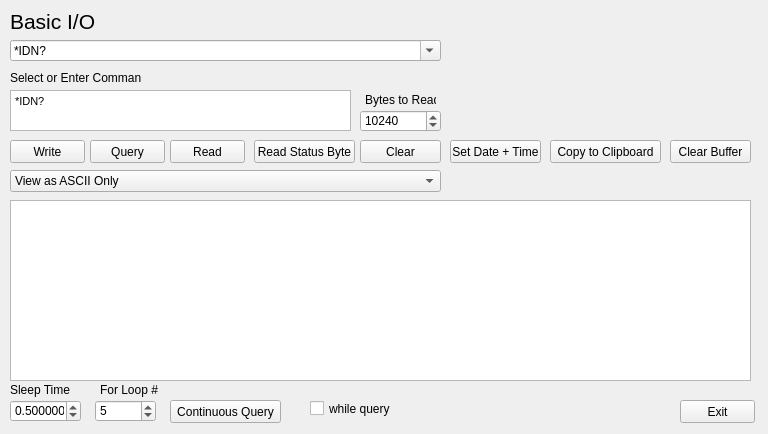
<?xml version="1.0" encoding="UTF-8"?>
<ui version="4.0">
 <class>Widget</class>
 <widget class="QWidget" name="Widget">
  <property name="geometry">
   <rect>
    <x>0</x>
    <y>0</y>
    <width>768</width>
    <height>434</height>
   </rect>
  </property>
  <property name="windowTitle">
   <string>Form</string>
  </property>
  <widget class="QLabel" name="commandLabel">
   <property name="geometry">
    <rect>
     <x>10</x>
     <y>70</y>
     <width>131</width>
     <height>16</height>
    </rect>
   </property>
   <property name="text">
    <string>Select or Enter Command</string>
   </property>
  </widget>
  <widget class="QPushButton" name="readButton">
   <property name="geometry">
    <rect>
     <x>170</x>
     <y>140</y>
     <width>75</width>
     <height>23</height>
    </rect>
   </property>
   <property name="text">
    <string>Read</string>
   </property>
  </widget>
  <widget class="QPushButton" name="cbButton">
   <property name="geometry">
    <rect>
     <x>670</x>
     <y>140</y>
     <width>81</width>
     <height>23</height>
    </rect>
   </property>
   <property name="text">
    <string>Clear Buffer</string>
   </property>
  </widget>
  <widget class="QTextEdit" name="readTextEdit">
   <property name="geometry">
    <rect>
     <x>10</x>
     <y>200</y>
     <width>741</width>
     <height>181</height>
    </rect>
   </property>
  </widget>
  <widget class="QLabel" name="titleLabel">
   <property name="geometry">
    <rect>
     <x>10</x>
     <y>11</y>
     <width>91</width>
     <height>20</height>
    </rect>
   </property>
   <property name="font">
    <font>
     <pointsize>16</pointsize>
    </font>
   </property>
   <property name="text">
    <string>Basic I/O</string>
   </property>
  </widget>
  <widget class="QPushButton" name="queryButton">
   <property name="geometry">
    <rect>
     <x>90</x>
     <y>140</y>
     <width>75</width>
     <height>23</height>
    </rect>
   </property>
   <property name="text">
    <string>Query</string>
   </property>
  </widget>
  <widget class="QLabel" name="btrLabel">
   <property name="geometry">
    <rect>
     <x>365</x>
     <y>90</y>
     <width>71</width>
     <height>20</height>
    </rect>
   </property>
   <property name="text">
    <string>Bytes to Read</string>
   </property>
  </widget>
  <widget class="QComboBox" name="viewComboBox">
   <property name="geometry">
    <rect>
     <x>10</x>
     <y>170</y>
     <width>431</width>
     <height>22</height>
    </rect>
   </property>
   <item>
    <property name="text">
     <string>View as ASCII Only</string>
    </property>
   </item>
   <item>
    <property name="text">
     <string>View mixed ASCII/hexadecimal</string>
    </property>
   </item>
   <item>
    <property name="text">
     <string>View as hexadecimal only</string>
    </property>
   </item>
  </widget>
  <widget class="QPushButton" name="writeButton">
   <property name="geometry">
    <rect>
     <x>10</x>
     <y>140</y>
     <width>75</width>
     <height>23</height>
    </rect>
   </property>
   <property name="text">
    <string>Write</string>
   </property>
  </widget>
  <widget class="QPushButton" name="ccButton">
   <property name="geometry">
    <rect>
     <x>360</x>
     <y>140</y>
     <width>81</width>
     <height>23</height>
    </rect>
   </property>
   <property name="text">
    <string>Clear</string>
   </property>
  </widget>
  <widget class="QTextEdit" name="commandTextEdit">
   <property name="geometry">
    <rect>
     <x>10</x>
     <y>90</y>
     <width>341</width>
     <height>41</height>
    </rect>
   </property>
   <property name="html">
    <string>&lt;!DOCTYPE HTML PUBLIC &quot;-//W3C//DTD HTML 4.0//EN&quot; &quot;http://www.w3.org/TR/REC-html40/strict.dtd&quot;&gt;
&lt;html&gt;&lt;head&gt;&lt;meta name=&quot;qrichtext&quot; content=&quot;1&quot; /&gt;&lt;style type=&quot;text/css&quot;&gt;
p, li { white-space: pre-wrap; }
&lt;/style&gt;&lt;/head&gt;&lt;body style=&quot; font-family:'MS Shell Dlg 2'; font-size:8.25pt; font-weight:400; font-style:normal;&quot;&gt;
&lt;p style=&quot; margin-top:0px; margin-bottom:0px; margin-left:0px; margin-right:0px; -qt-block-indent:0; text-indent:0px;&quot;&gt;*IDN?&lt;/p&gt;&lt;/body&gt;&lt;/html&gt;</string>
   </property>
  </widget>
  <widget class="QPushButton" name="rsbButton">
   <property name="geometry">
    <rect>
     <x>254</x>
     <y>140</y>
     <width>101</width>
     <height>23</height>
    </rect>
   </property>
   <property name="text">
    <string>Read Status Byte</string>
   </property>
  </widget>
  <widget class="QPushButton" name="cqueryButton">
   <property name="geometry">
    <rect>
     <x>170</x>
     <y>400</y>
     <width>111</width>
     <height>23</height>
    </rect>
   </property>
   <property name="text">
    <string>Continuous Query</string>
   </property>
  </widget>
  <widget class="QPushButton" name="ctcButton">
   <property name="geometry">
    <rect>
     <x>550</x>
     <y>140</y>
     <width>111</width>
     <height>23</height>
    </rect>
   </property>
   <property name="text">
    <string>Copy to Clipboard</string>
   </property>
  </widget>
  <widget class="QSpinBox" name="btrSpinBox">
   <property name="geometry">
    <rect>
     <x>360</x>
     <y>110</y>
     <width>81</width>
     <height>22</height>
    </rect>
   </property>
   <property name="maximum">
    <number>102400</number>
   </property>
   <property name="value">
    <number>10240</number>
   </property>
  </widget>
  <widget class="QComboBox" name="commandComboBox">
   <property name="geometry">
    <rect>
     <x>10</x>
     <y>40</y>
     <width>431</width>
     <height>21</height>
    </rect>
   </property>
   <property name="editable">
    <bool>true</bool>
   </property>
   <property name="maxVisibleItems">
    <number>100</number>
   </property>
   <item>
    <property name="text">
     <string>*IDN?</string>
    </property>
   </item>
   <item>
    <property name="text">
     <string>*CLS</string>
    </property>
   </item>
   <item>
    <property name="text">
     <string>*RST</string>
    </property>
   </item>
   <item>
    <property name="text">
     <string>*TST?</string>
    </property>
   </item>
   <item>
    <property name="text">
     <string>*OPC</string>
    </property>
   </item>
   <item>
    <property name="text">
     <string>*OPC?</string>
    </property>
   </item>
   <item>
    <property name="text">
     <string>*WAI</string>
    </property>
   </item>
   <item>
    <property name="text">
     <string>*ESE</string>
    </property>
   </item>
   <item>
    <property name="text">
     <string>*ESE?</string>
    </property>
   </item>
   <item>
    <property name="text">
     <string>*ESR?</string>
    </property>
   </item>
   <item>
    <property name="text">
     <string>*SRE</string>
    </property>
   </item>
   <item>
    <property name="text">
     <string>*SRE?</string>
    </property>
   </item>
   <item>
    <property name="text">
     <string>*STB?</string>
    </property>
   </item>
   <item>
    <property name="text">
     <string>SYSTem:ERRor:NEXT?</string>
    </property>
   </item>
   <item>
    <property name="text">
     <string>SYSTem:LOCK:RELease</string>
    </property>
   </item>
   <item>
    <property name="text">
     <string>MEASure:CONTinuity?</string>
    </property>
   </item>
   <item>
    <property name="text">
     <string>MEASure:CURRent:AC?</string>
    </property>
   </item>
   <item>
    <property name="text">
     <string>MEASure:CURRent:DC?</string>
    </property>
   </item>
   <item>
    <property name="text">
     <string>MEASure:DIODe?</string>
    </property>
   </item>
   <item>
    <property name="text">
     <string>MEASure:FREQuency?</string>
    </property>
   </item>
   <item>
    <property name="text">
     <string>MEASure:FRESistance?</string>
    </property>
   </item>
   <item>
    <property name="text">
     <string>MEASure:PERiod?</string>
    </property>
   </item>
   <item>
    <property name="text">
     <string>MEASure:RESistance?</string>
    </property>
   </item>
   <item>
    <property name="text">
     <string>MEASure:TEMPerature?</string>
    </property>
   </item>
   <item>
    <property name="text">
     <string>MEASure:VOLTage:AC?</string>
    </property>
   </item>
   <item>
    <property name="text">
     <string>MEASure:VOLTage:DC?</string>
    </property>
   </item>
   <item>
    <property name="text">
     <string>SYSTem:DATE?</string>
    </property>
   </item>
   <item>
    <property name="text">
     <string>SYSTem:TIME?</string>
    </property>
   </item>
  </widget>
  <widget class="QPushButton" name="exitButton">
   <property name="geometry">
    <rect>
     <x>680</x>
     <y>400</y>
     <width>75</width>
     <height>23</height>
    </rect>
   </property>
   <property name="text">
    <string>Exit</string>
   </property>
  </widget>
  <widget class="QCheckBox" name="wsCheckBox">
   <property name="geometry">
    <rect>
     <x>310</x>
     <y>400</y>
     <width>81</width>
     <height>17</height>
    </rect>
   </property>
   <property name="text">
    <string>while query</string>
   </property>
  </widget>
  <widget class="QSpinBox" name="flnSpinBox">
   <property name="geometry">
    <rect>
     <x>95</x>
     <y>400</y>
     <width>61</width>
     <height>22</height>
    </rect>
   </property>
   <property name="maximum">
    <number>102400</number>
   </property>
   <property name="value">
    <number>5</number>
   </property>
   <property name="displayIntegerBase">
    <number>10</number>
   </property>
  </widget>
  <widget class="QLabel" name="btrLabel_2">
   <property name="geometry">
    <rect>
     <x>100</x>
     <y>380</y>
     <width>71</width>
     <height>20</height>
    </rect>
   </property>
   <property name="text">
    <string>For Loop #</string>
   </property>
  </widget>
  <widget class="QDoubleSpinBox" name="stDoubleSpinBox">
   <property name="geometry">
    <rect>
     <x>10</x>
     <y>400</y>
     <width>71</width>
     <height>22</height>
    </rect>
   </property>
   <property name="decimals">
    <number>6</number>
   </property>
   <property name="value">
    <double>0.500000000000000</double>
   </property>
  </widget>
  <widget class="QLabel" name="btrLabel_3">
   <property name="geometry">
    <rect>
     <x>10</x>
     <y>380</y>
     <width>71</width>
     <height>20</height>
    </rect>
   </property>
   <property name="text">
    <string>Sleep Time</string>
   </property>
  </widget>
  <widget class="QPushButton" name="stButton">
   <property name="geometry">
    <rect>
     <x>450</x>
     <y>140</y>
     <width>91</width>
     <height>23</height>
    </rect>
   </property>
   <property name="text">
    <string>Set Date + Time</string>
   </property>
  </widget>
 </widget>
 <resources/>
 <connections/>
</ui>
